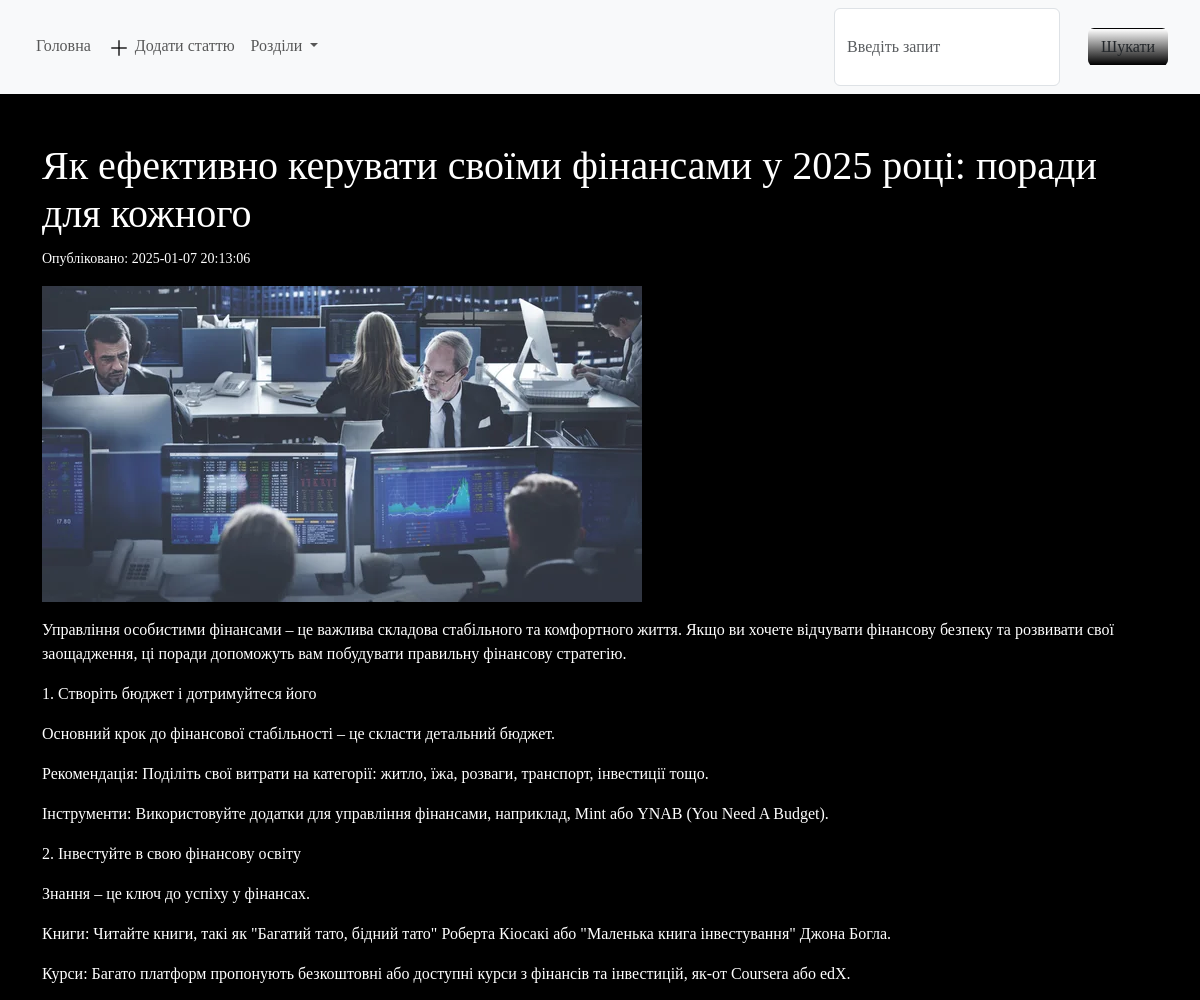
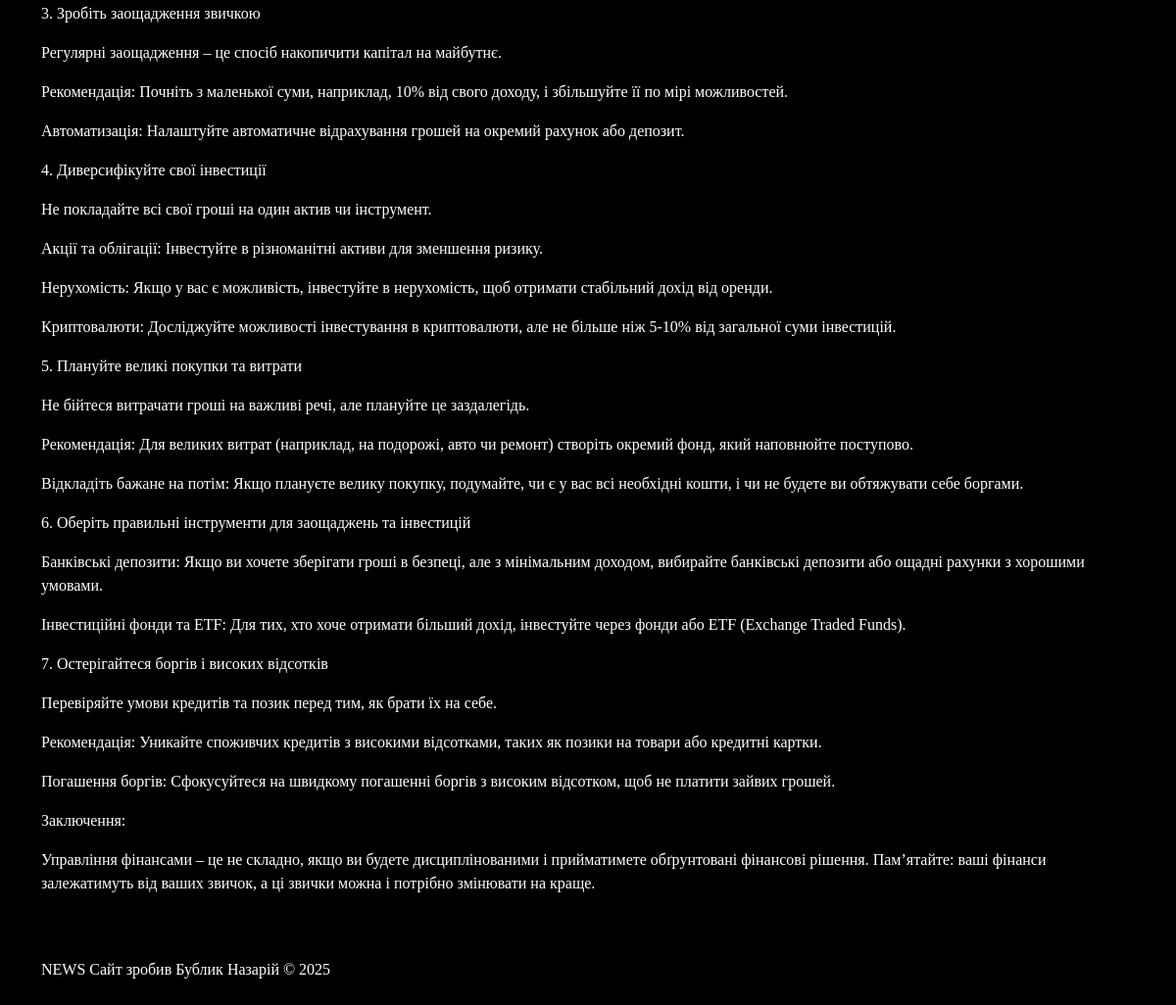
The app's page /articles/14 with its own data (2 pictures, top to bottom).
### tables this page shows
CREATE TABLE "articles"(  
    id INTEGER NOT NULL PRIMARY KEY AUTOINCREMENT,
    title TEXT NOT NULL,
    content     TEXT,
    image       TEXT,
    create_at   TEXT    DEFAULT CURRENT_TIMESTAMP,
    author      TEXT  ,
    category_id INTEGER REFERENCES categories (id)
);

### app.py (the view)
@app.route("/articles/<int:article_id>")  # Вказуємо url-адресу для виклику функції
def article_page(article_id):
    article = db.get_article(article_id)
    return render_template("article_page.html",  article=article)  # html-сторінка, що повертається у браузер

### app.py (called while the page is built)
@app.context_processor
def get_categories():
    categories = db.get_all_categories()
    return dict(categories=categories)

### db_scripts.py (called while the page is built)
    def open(self):
        self.conn = sqlite3.connect(self.dbname)
        self.cursor = self.conn.cursor()

    def close(self):
        self.cursor.close()
        self.conn.close()

    def get_article(self,article_id):
        self.open()
        self.cursor.execute("""SELECT * FROM articles WHERE id=?""",[article_id])
        data = self.cursor.fetchone()
        self.close()
        return data

    def get_all_categories(self):
        self.open()
        self.cursor.execute("""SELECT * FROM categories""")
        data = self.cursor.fetchall()
        self.close()
        return data

### templates/article_page.html (shortened to what this page needs)
{% extends 'base.html' %}
{% block content %}
  <main class="container">
    <h1 class="mt-5">{{article[1]}}</h1>
    <div>
      <small>Опубліковано: {{article[4]}}</small>
    </div>
    <img src="{{ url_for('static', filename='img/'+article[3]) }}" class="img-fluid my-3" alt="...">
    {% for p in article[2].split('\n')%}
      <p>{{p}}</p>
    {% endfor %}
  </main>
{% endblock content %}

### static/style.css (style rules this page uses)
body { background: black; color: white; font-family: Georgia, 'Times New Roman', Times, serif; }

### records on screen
articles: title "Як ефективно керувати своїми фінансами у 2025 році: поради для кожного", create_at "2025-01-07 20:13:06", image (picture)

### other values on screen
{{ p }} "1. Створіть бюджет і дотримуйтеся його" "Основний крок до фінансової стабільності – це скласти детальний бюджет." "Рекомендація: Поділіть свої витрати на категорії: житло, їжа, розваги, транспорт, інвестиції тощо." "Інструменти: Використовуйте додатки для управління фінансами, наприклад, Mint або YNAB (You Need A Budget)." "2. Інвестуйте в свою фінансову освіту" "Знання – це ключ до успіху у фінансах." "Книги: Читайте книги, такі як \"Багатий тато, бідний тато\" Роберта Кіосакі або \"Маленька книга інвестування\" Джона Богла." "Курси: Багато платформ пропонують безкоштовні або доступні курси з фінансів та інвестицій, як-от Coursera або edX." "3. Зробіть заощадження звичкою" "Регулярні заощадження – це спосіб накопичити капітал на майбутнє." "Рекомендація: Почніть з маленької суми, наприклад, 10% від свого доходу, і збільшуйте її по мірі можливостей." "Автоматизація: Налаштуйте автоматичне відрахування грошей на окремий рахунок або депозит." "4. Диверсифікуйте свої інвестиції" "Не покладайте всі свої гроші на один актив чи інструмент." "Акції та облігації: Інвестуйте в різноманітні активи для зменшення ризику." "Нерухомість: Якщо у вас є можливість, інвестуйте в нерухомість, щоб отримати стабільний дохід від оренди." "Криптовалюти: Досліджуйте можливості інвестування в криптовалюти, але не більше ніж 5-10% від загальної суми інвестицій." "5. Плануйте великі покупки та витрати" "Не бійтеся витрачати гроші на важливі речі, але плануйте це заздалегідь." "Рекомендація: Для великих витрат (наприклад, на подорожі, авто чи ремонт) створіть окремий фонд, який наповнюйте поступово." "Відкладіть бажане на потім: Якщо плануєте велику покупку, подумайте, чи є у вас всі необхідні кошти, і чи не будете ви обтяжувати себе боргами." "6. Оберіть правильні інструменти для заощаджень та інвестицій" "Банківські депозити: Якщо ви хочете зберігати гроші в безпеці, але з мінімальним доходом, вибирайте банківські депозити або ощадні рахунки з хорошими умовами." "Інвестиційні фонди та ETF: Для тих, хто хоче отримати більший дохід, інвестуйте через фонди або ETF (Exchange Traded Funds)." "7. Остерігайтеся боргів і високих відсотків" "Перевіряйте умови кредитів та позик перед тим, як брати їх на себе." "Рекомендація: Уникайте споживчих кредитів з високими відсотками, таких як позики на товари або кредитні картки." "Погашення боргів: Сфокусуйтеся на швидкому погашенні боргів з високим відсотком, щоб не платити зайвих грошей." "Заключення:"
